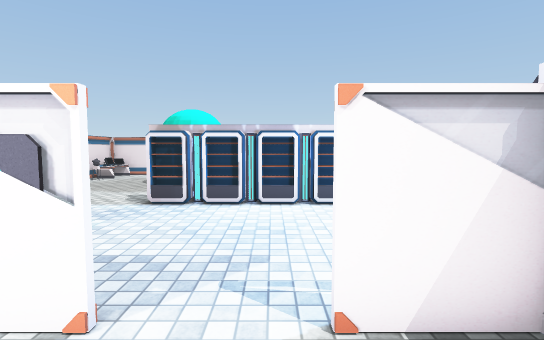
[1] (above)

19 first-person views from a walk through a scene from a Unity 3-D project. The camera is 1.5 m above the floor, tilts 4° down and sees 85° across. The floor is counted in squares, 1 m on a side. Each view is taken from the middle of a square. On the plan, view 1 faces up. The plan holds only what a view shows up to about 15 squares ahead; the rest is blank. Door leaves are left out, so doorways stand open. Some surface patterns are stand-ins.

[2]
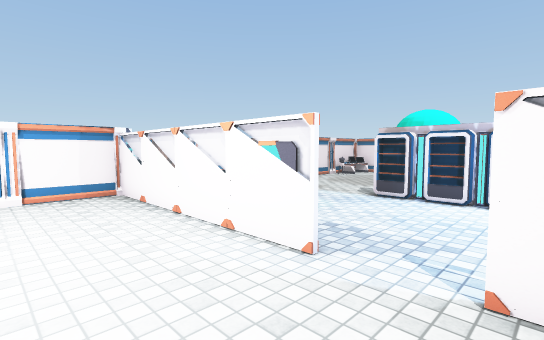

[3]
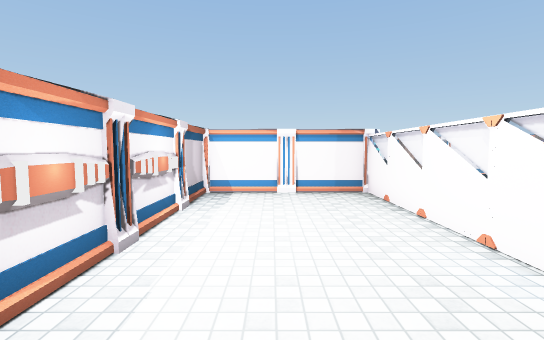

[4]
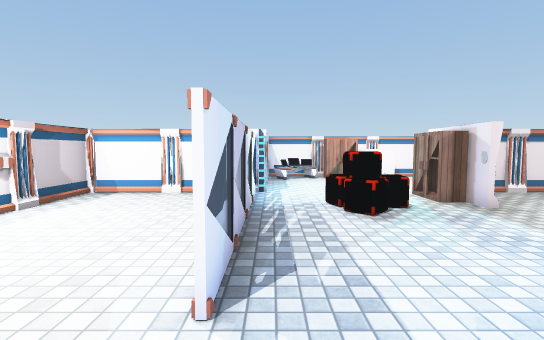

[5]
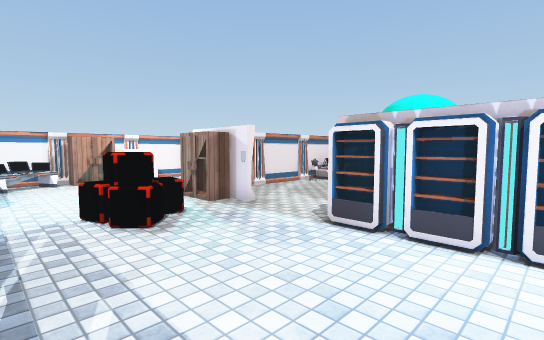

[6]
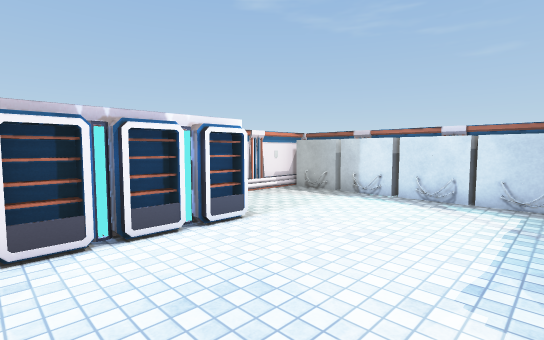

[7]
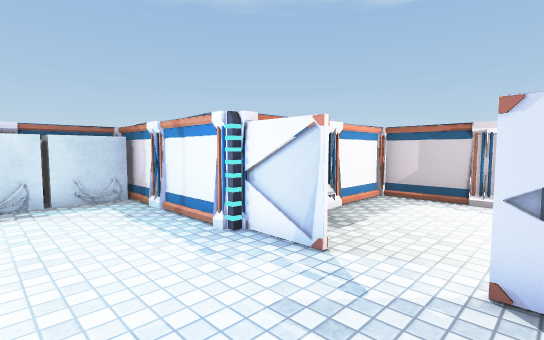

[8]
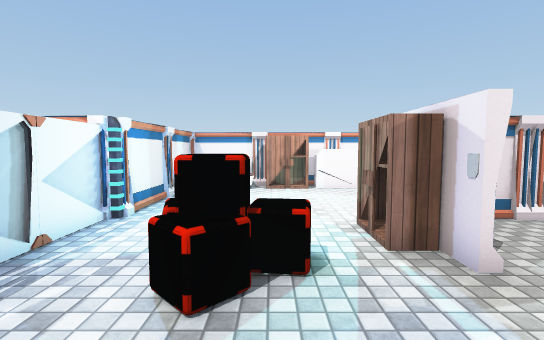

[9]
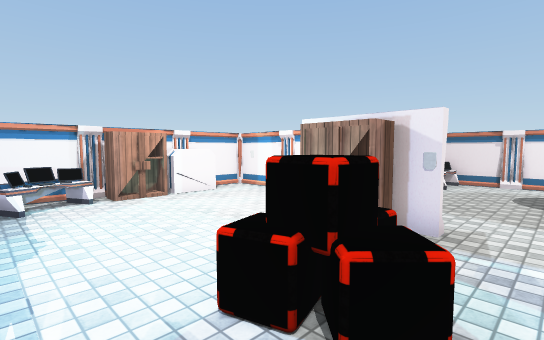

[10]
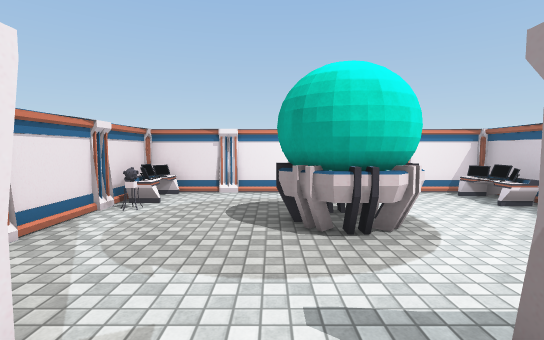

[11]
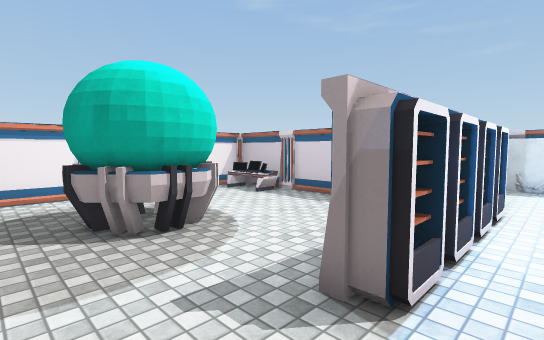

[12]
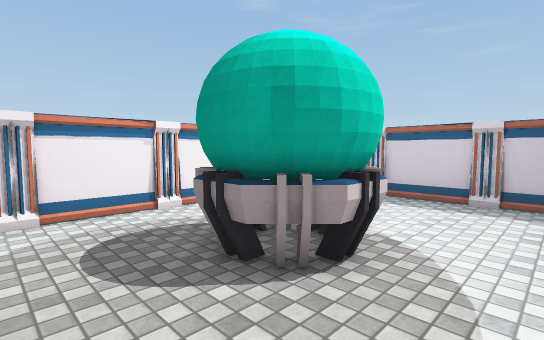

[13]
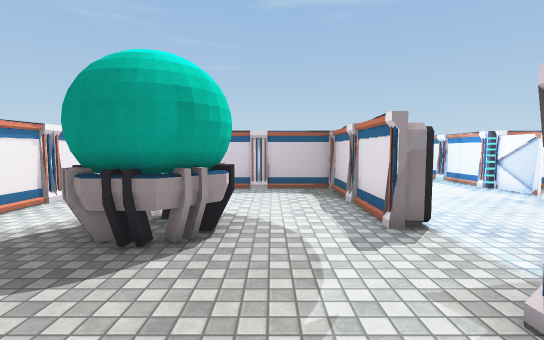

[14]
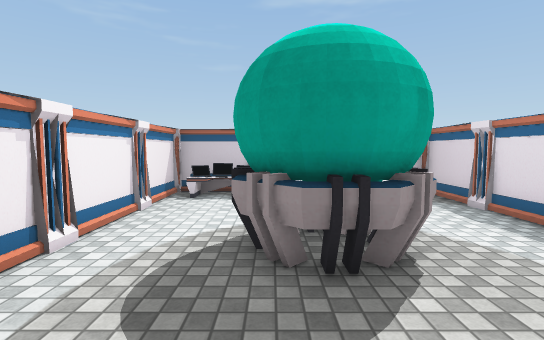

[15]
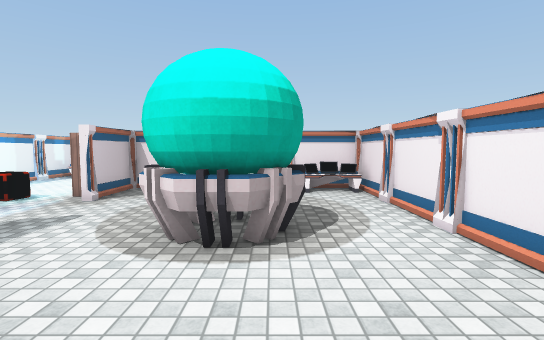

[16]
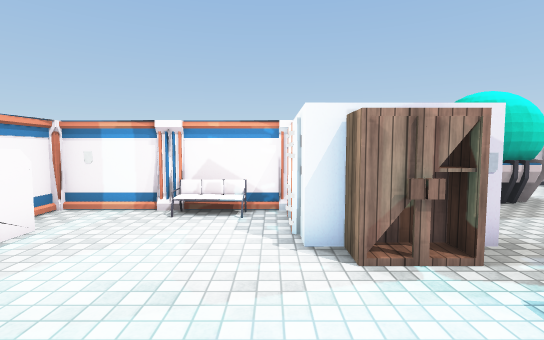

[17]
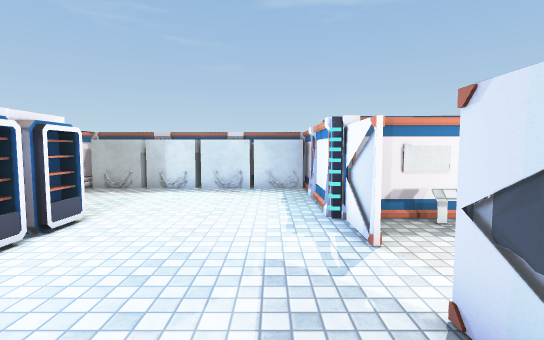

[18]
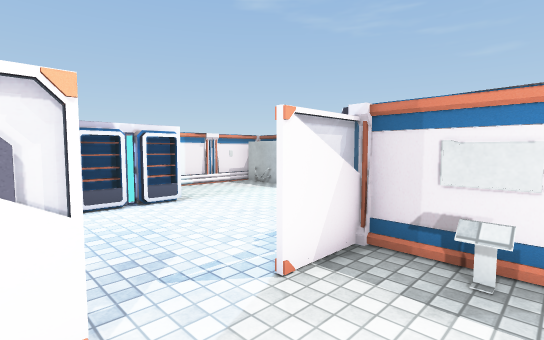

[19]
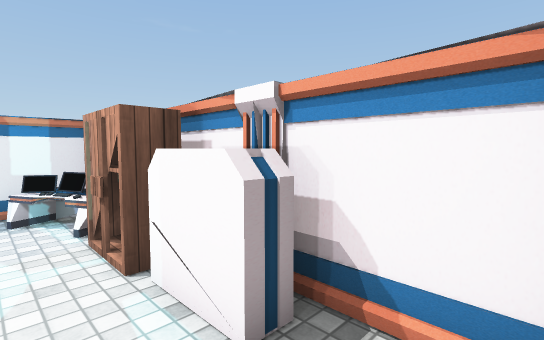

### Floor plan
Points are (right, up) in squares from view 1. A wall is a line through its corners. A room is listed if a view was taken in it or the views show most of it. See-through windows are left out.
Room 1 (views 1, 2, 3, 18)
walls: (-4.7, -3.3) (-4, -3.4); (-6.5, -3.2) (-0.5, -3.2); (-2.4, 2.3) (-9.4, 2.3); (-0.8, -3.4) (2.4, -3.4) (2.4, 2.9); (-9.4, 2.9) (-9.4, -3.4) (-1.4, -3.4); (2.5, 2.3) (0.5, 2.3)
low walls: (-3.1, -3.4) (-2.3, -3.3)
ways out: open door at (-0.5, 2) to room 2
objects: other object (2, 1)
Room 2 (views 4, 5, 6, 7, 8, 9, 10, 11, 16, 17, 19)
walls: (-2.2, 7.9) (-3.5, 7.9) (-3.5, 8.9); (-2.5, 8.4) (-3.5, 8.4); (-0.7, 7.9) (-2, 7.9); (-0.9, 8.4) (-2.2, 8.4); (-1.4, 2.3) (-2.4, 2.3); (0.6, 8.4) (-0.7, 8.4); (0.9, 7.9) (-0.4, 7.9); (-8.7, 8.4) (-9.5, 8.4) (-9.5, 10.5); (0.5, 2.3) (2.4, 2.3); (-9.4, 2.3) (-2.4, 2.3); (2.1, 8.4) (1.3, 8.4); (2.3, 7.9) (1.1, 7.9); (2.1, 2.6) (8.4, 2.6); (-9.5, 11.4) (-12.3, 11.4); (-12.6, 11.4) (-14.3, 11.4); (-15.4, 8.6) (-15.4, 2.6) (-9.2, 2.6); (-15.4, 11) (-15.4, 8.9); (8.2, 11.4) (4, 11.4)
low walls: (6.5, 11.2) (3.9, 11.2)
ways out: open door at (-0.5, 2) to room 1; opening at (-7.5, 9) to room 3; open door at (-5, 9) to room 3
objects: desk (-15, 3) to (-14, 5); cabinet (-15, 6) to (-14, 7); other object (-15, 8) to (-14, 9); other object (-15, 11); sofa (-12, 11); cabinet (-9, 8) to (-7, 8); other object (-7, 5); other object (-7, 6); other object (-6, 5) to (-6, 6); other object (-2, 2); other object (7, 3) to (8, 5); other object (7, 5) to (8, 6); other object (7, 7) to (8, 8); other object (7, 9) to (8, 11)
Room 3 (views 12, 13, 14, 15)
walls: (-3.5, 8.6) (2.4, 8.6) (2.4, 17.4) (-9.4, 17.4) (-9.4, 14.4); (-9.4, 13.5) (-9.4, 8.6) (-8.1, 8.6); (-9.2, 11.2) (-9.9, 11.2)
ways out: opening at (-7.5, 9) to room 2; open door at (-5, 9) to room 2
objects: other object (-9, 14); desk (-9, 15) to (-8, 17); other object (-7, 9); other object (-5, 12) to (-2, 14); desk (1, 15) to (2, 16)

Where each view was taken, in squares from view 1:
view 1: 0 up, 0 right, facing up
view 2: 1 down, 1 right, facing up-left
view 3: 1 down, 1 right, facing left
view 4: 3 up, 1 right, facing left
view 5: 3 up, 0 right, facing up-left
view 6: 3 up, 2 left, facing up-right
view 7: 6 up, 2 left, facing down-right
view 8: 6 up, 3 left, facing left
view 9: 3 up, 5 left, facing up-left
view 10: 7 up, 5 left, facing up
view 11: 7 up, 6 left, facing up-right
view 12: 10 up, 7 left, facing up-right
view 13: 11 up, 9 left, facing right
view 14: 14 up, 8 left, facing right
view 15: 14 up, 2 right, facing left
view 16: 4 up, 10 left, facing up
view 17: 4 up, 4 left, facing right
view 18: 0 up, 2 left, facing up-right
view 19: 11 up, 13 left, facing down-left
